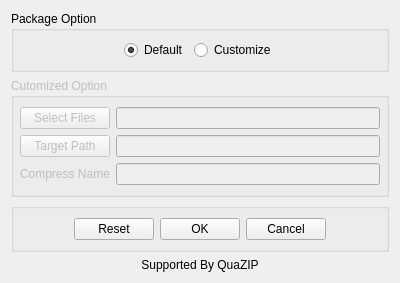
<?xml version="1.0" encoding="UTF-8"?>
<ui version="4.0">
 <class>PackageDialog</class>
 <widget class="QDialog" name="PackageDialog">
  <property name="geometry">
   <rect>
    <x>0</x>
    <y>0</y>
    <width>400</width>
    <height>260</height>
   </rect>
  </property>
  <property name="windowTitle">
   <string>Dialog</string>
  </property>
  <layout class="QVBoxLayout" name="verticalLayout">
   <item>
    <widget class="QGroupBox" name="gBoxPackOption">
     <property name="title">
      <string>Package Option</string>
     </property>
     <layout class="QHBoxLayout" name="horizontalLayout_3">
      <property name="leftMargin">
       <number>6</number>
      </property>
      <property name="rightMargin">
       <number>6</number>
      </property>
      <item>
       <spacer name="horizontalSpacer_4">
        <property name="orientation">
         <enum>Qt::Horizontal</enum>
        </property>
        <property name="sizeHint" stdset="0">
         <size>
          <width>40</width>
          <height>20</height>
         </size>
        </property>
       </spacer>
      </item>
      <item>
       <widget class="QRadioButton" name="rBtnDefault">
        <property name="text">
         <string>Default</string>
        </property>
        <property name="checked">
         <bool>true</bool>
        </property>
       </widget>
      </item>
      <item>
       <widget class="QRadioButton" name="rBtnCustomize">
        <property name="text">
         <string>Customize</string>
        </property>
       </widget>
      </item>
      <item>
       <spacer name="horizontalSpacer_2">
        <property name="orientation">
         <enum>Qt::Horizontal</enum>
        </property>
        <property name="sizeHint" stdset="0">
         <size>
          <width>40</width>
          <height>20</height>
         </size>
        </property>
       </spacer>
      </item>
     </layout>
    </widget>
   </item>
   <item>
    <widget class="QGroupBox" name="gBoxCusOption">
     <property name="enabled">
      <bool>false</bool>
     </property>
     <property name="title">
      <string>Cutomized Option</string>
     </property>
     <layout class="QGridLayout" name="gridLayout">
      <property name="leftMargin">
       <number>6</number>
      </property>
      <property name="rightMargin">
       <number>6</number>
      </property>
      <item row="0" column="0">
       <widget class="QPushButton" name="btnSelect">
        <property name="text">
         <string>Select Files</string>
        </property>
       </widget>
      </item>
      <item row="2" column="1">
       <widget class="QLineEdit" name="lEditTargetPath">
        <property name="readOnly">
         <bool>true</bool>
        </property>
       </widget>
      </item>
      <item row="2" column="0">
       <widget class="QPushButton" name="btnTargetPath">
        <property name="text">
         <string>Target Path</string>
        </property>
       </widget>
      </item>
      <item row="0" column="1">
       <widget class="QLineEdit" name="lEditSelect">
        <property name="readOnly">
         <bool>true</bool>
        </property>
       </widget>
      </item>
      <item row="3" column="0">
       <widget class="QLabel" name="labelCompressName">
        <property name="text">
         <string>Compress Name</string>
        </property>
       </widget>
      </item>
      <item row="3" column="1">
       <widget class="QLineEdit" name="lEditCompressName"/>
      </item>
     </layout>
    </widget>
   </item>
   <item>
    <widget class="QGroupBox" name="gBoxButtons">
     <property name="title">
      <string/>
     </property>
     <layout class="QHBoxLayout" name="horizontalLayout_2">
      <property name="leftMargin">
       <number>6</number>
      </property>
      <property name="rightMargin">
       <number>6</number>
      </property>
      <item>
       <spacer name="horizontalSpacer">
        <property name="orientation">
         <enum>Qt::Horizontal</enum>
        </property>
        <property name="sizeHint" stdset="0">
         <size>
          <width>40</width>
          <height>20</height>
         </size>
        </property>
       </spacer>
      </item>
      <item>
       <widget class="QPushButton" name="btnReset">
        <property name="text">
         <string>Reset</string>
        </property>
       </widget>
      </item>
      <item>
       <widget class="QPushButton" name="btnOK">
        <property name="text">
         <string>OK</string>
        </property>
       </widget>
      </item>
      <item>
       <widget class="QPushButton" name="btnCancel">
        <property name="text">
         <string>Cancel</string>
        </property>
       </widget>
      </item>
      <item>
       <spacer name="horizontalSpacer_3">
        <property name="orientation">
         <enum>Qt::Horizontal</enum>
        </property>
        <property name="sizeHint" stdset="0">
         <size>
          <width>40</width>
          <height>20</height>
         </size>
        </property>
       </spacer>
      </item>
     </layout>
    </widget>
   </item>
   <item>
    <layout class="QHBoxLayout" name="layoutSupportInfo">
     <item>
      <widget class="QLabel" name="labelInfo">
       <property name="text">
        <string>Supported By QuaZIP</string>
       </property>
       <property name="alignment">
        <set>Qt::AlignBottom|Qt::AlignHCenter</set>
       </property>
      </widget>
     </item>
    </layout>
   </item>
  </layout>
 </widget>
 <resources/>
 <connections/>
</ui>
